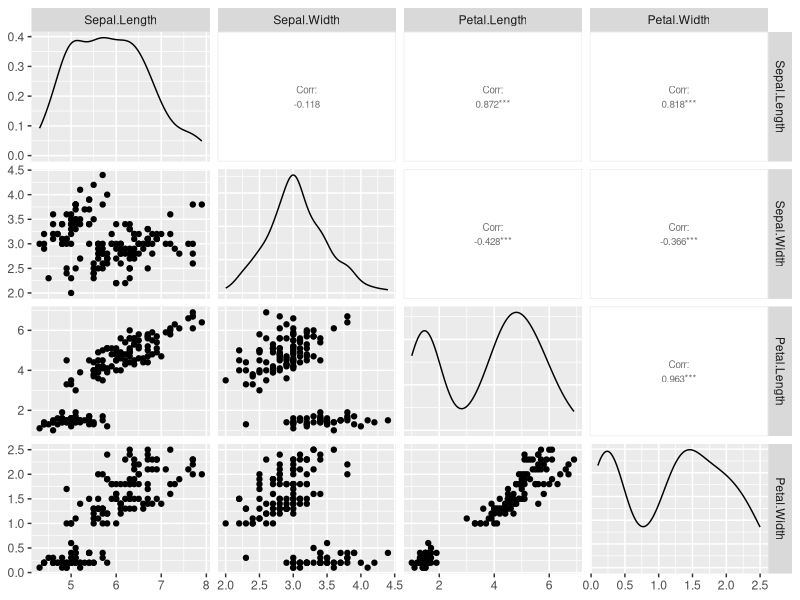
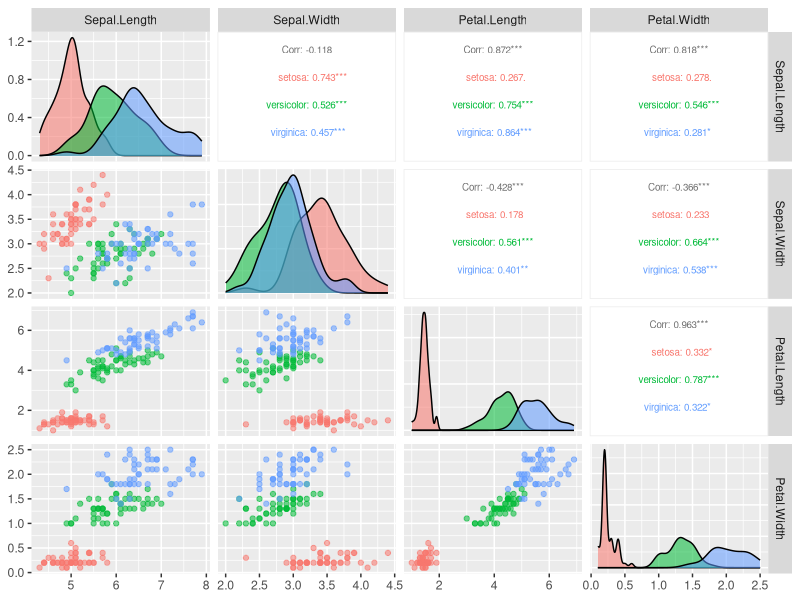

Recreate these plots in R, in order.
# 데이터 전처리 과정 중 1단계
# 데이터 프로파일링: 분석할 데이터를 파악하는 단계

W = c("가", "나", "", "라", "마", "바", "사", "아", "자", "차")
X = c(1, 2, 3, NA, 5, 6, 7, 8, 9, 0)
Y = c(10, 20, NULL, 40, 50, NaN, 70, 80, 90, 100, 110)
Z = c(5, 10/0, Inf, -20/0, -Inf, 0/0, NaN, 40, 45, 50)

df = data.frame(W, X, Y, Z)
df

# 데이터프레임의 요약된 정보 파악을 위한 방법 (프로파일링)
str(df)
summary(df)

# W열에 해당하는 빈 문자열을 확인 (프로파일링)
nzchar(df$W)

# 모든 컬럼의 빈문자열 확인 (프로파일링)
empty = apply(df, 2, nzchar)
empty

# 각 열별 빈문자열 개수의 합계
colSums(!empty)

# 각 행별 빈문자열 개수의 합계
rowSums(!empty)

# 결측치(NA, NaN) 확인

# 결측치 여부
is.na(df)

# 전체 결측치 개수
sum(is.na(df))

# 열별 결측치 개수
colSums(is.na(df))

# 행별 결측치 개수
rowSums(is.na(df))

# Z열의 Infinity(무한대) 여부 파악
is.infinite(df$Z)

# Z열의 무한대 개수를 파악
sum(is.infinite(df$Z))

iris

# 데이터의 구조 (행과 열의 개수, 각 열별 데이터의 요약내용)
str(iris)

# 데이터 요약 정보(최소값, 1, 3분위수, 중앙값, 평균값, 최대값)
summary(iris)

# 데이터 분포 파악 : 페어플롯을 출력해서 분포 파악
# 확률밀도, 상관계수, 산포도
install.packages("GGally")
library(GGally)

ggpairs(data=iris, columns = 1:4, upper = list(continuous = wrap("cor", size=2.5)))

ggpairs(data=iris, columns = 1:4, aes(color=Species, alpha = 0.5), upper = list(continuous = wrap("cor", size=2.5)))


# 2단계 : 데이터 정제
# 결측치 삭제, 결측치를 대체값으로 수정

# 결측치(NA, NaN) 행삭제
df2 = na.omit(df)
df2

# 원하는 조건을 만족하는 행만 추출
library(dplyr)

# df의 Z열에서 유한한 값을 갖는 행들만 추출
df2 = filter(df, is.finite(Z))
df2


# df의 W열이 빈문자열이 아니고, Z열의 유한한 값인 행만 추출
df2 = filter(df, nzchar(W) & is.finite(Z))
df2

# df의 W이 빈문자열이 아니고, Z열의 유한한 값인 행과 특정열(W, X열) 추출
df2 = subset(df, nzchar(W) & is.finite(Z), select = c(W, X))
df2


# 결측치나 특정 조건을 만족하는 값들을 업데이트(수정)
df3 = df

df3$X[df3$X==0] = 10
df3

df3$X[is.na(df3$X)] = 4
df3

df3$Y[is.nan(df3$Y)] = 60
df3

df3$Z[is.nan(df3$Z)] = 30
df3

df3$Z[df3$Z>=Inf] = 10
df3

df3$Z[df3$Z<=-Inf] = 20
df3

df3$W[df3$W==""] = "UnKnown"
df3



# 의미 있는 값(평균, 중앙값, 최대, 최소값)으로 결측치나 특정 조건을 만족하는 값들을 업데이트(수정)
df3 = df

df3$X[df3$X==0] = 10
df3

df3$X[is.na(df3$X)] = mean(df3$X[is.finite(df3$X)])
df3

df3$Y[is.nan(df3$Y)] = median(df3$Y[is.finite(df3$Y)])
df3

df3$Z[is.nan(df3$Z)] = mean(df3$Z[is.finite(df3$Z)])
df3

df3$Z[df3$Z>=Inf] = max(df3$Z[is.finite(df3$Z)])
df3

df3$Z[df3$Z<=-Inf] = min(df3$Z[is.finite(df3$Z)])
df3

df3$W[df3$W==""] = "다"
df3


# 3단계 : 데이터 통합
# 여러 데이터프레임을 하나로 합치는 것










